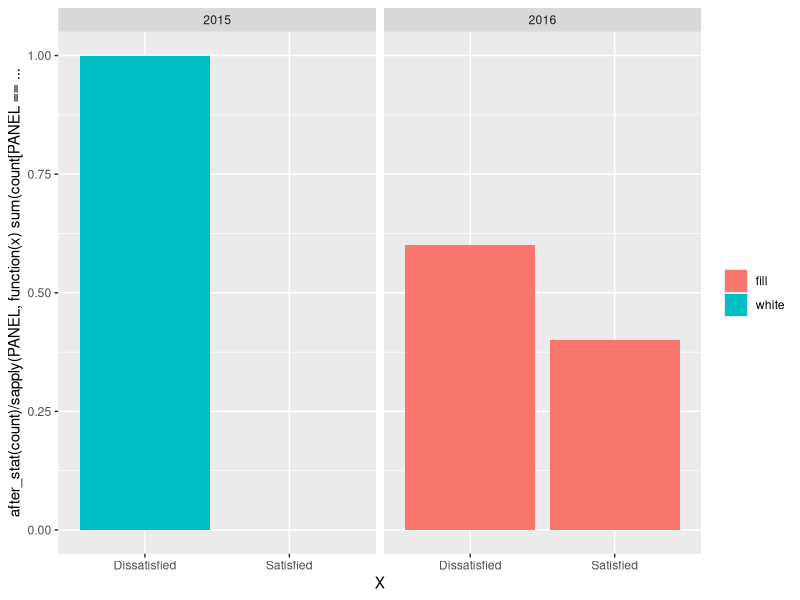

The R script that drew this image:
library(tidyverse)
library(rlang)

DATA <- structure(list(Year = c(
  2015, 2015, 2015, 2015, 2015, 2016, 2016,
  2016, 2016, 2016
), X = c(
  "Dissatisfied", "Dissatisfied",
  "Dissatisfied", "Dissatisfied", "Dissatisfied", "Satisfied",
  "Dissatisfied", "Dissatisfied", "Satisfied", "Dissatisfied"
)), class = "data.frame", row.names = c(
  NA,
  -10L
))


my_function <- function(data = DATA, x = X, cols = vars(Year)) {
  ggplot(data) +
    aes(
      x = !!ensym(x),
      y = after_stat(count) / sapply(PANEL, \(x) sum(count[PANEL == x])),
      fill = ifelse(round(after_stat(count) / sapply(PANEL, \(x) sum(count[PANEL == x])) * 100, 2) < 5 |
        round(after_stat(count) / sapply(PANEL, \(x) sum(count[PANEL == x])) * 100, 2) > 95, "white",
      "fill"
      )
    ) +
    geom_bar() +
    facet_grid(cols = cols) +
    theme(legend.title = element_blank())
}
###### EXAMPLE OF USE:
my_function()

library(data.table)
dt <- data.table(v1 = c("1", "2", "3", NA))
dt %>%
  mutate(v2 = dplyr::case_when(
    is.na(v1) ~ "0",
    TRUE ~ v1
  ))
dt[, v2 := fcase(
  is.na(v1), "0",
  !is.na(v1), v1
)]
dt
